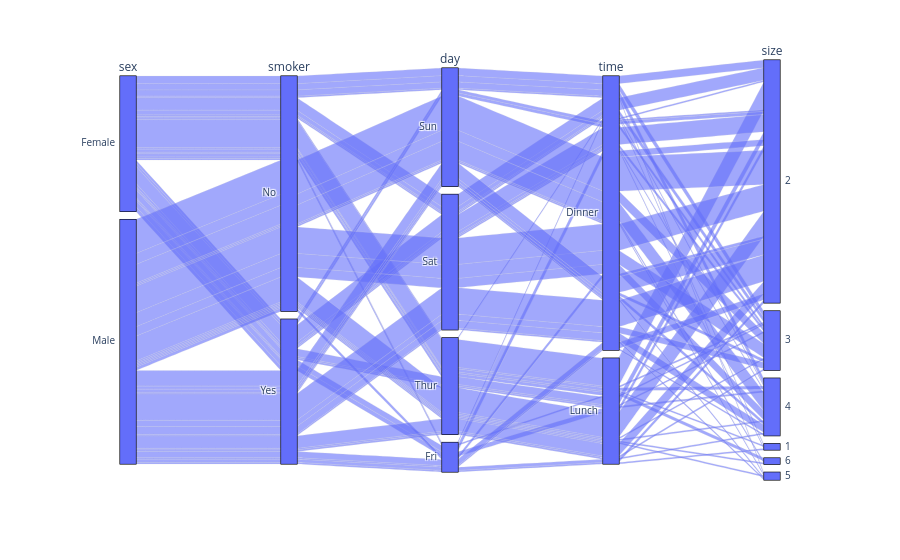

Here is the notebook cell this chart was saved with:
### Markdown cell above
# Parallel Sets/Coordinates

### Code cell
import plotly.express as px

df = px.data.tips()
fig = px.parallel_categories(df)

fig.show()

### Figure 1 — Plotly figure (JSON) as saved in the notebook; plotly's stock layout.template omitted (floating-point values rounded to 4 significant figures; data arrays with more than 128 entries replaced by an {"elided": "..."} marker saying what was removed)
{"data": [{"dimensions": [{"label": "sex", "values": {"elided": "244 str values"}}, {"label": "smoker", "values": {"elided": "244 str values"}}, {"label": "day", "values": {"elided": "244 str values"}}, {"label": "time", "values": {"elided": "244 str values"}}, {"label": "size", "values": {"elided": "244 int values"}}], "domain": {"x": [0, 1], "y": [0, 1]}, "name": "", "type": "parcats"}], "layout": {"autosize": true, "legend": {"tracegroupgap": 0}, "margin": {"t": 60}}}
